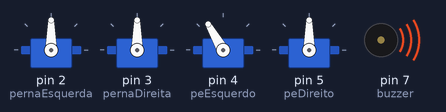
This sketch was run on a simulated Arduino Uno, built with avr-gcc and run on an emulated ATmega328P. On the bench: 4 × servo, buzzer (waves = sounding).

Above: at 2.05 s.
At 2.85 s:
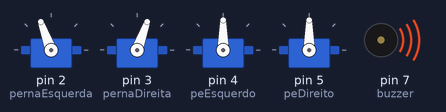
At 3.6 s:
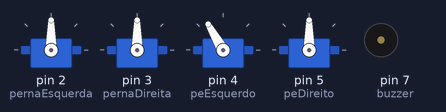
At 5.45 s:
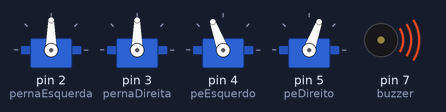
At 7.15 s:
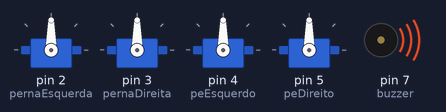
At 8.9 s:
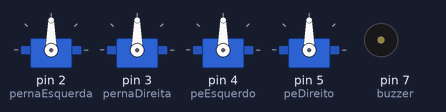
Timing chart, 0 to 9.9 s (numbered marks = the images above):
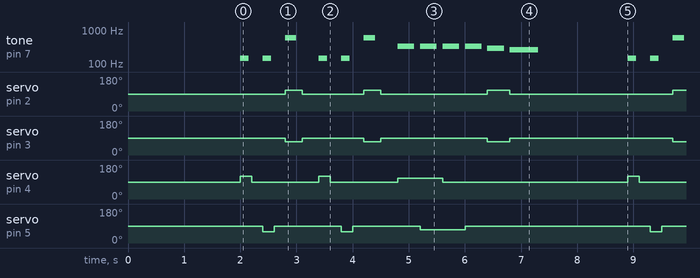

Measured:
- by itself, servo on pin 2 (pernaEsquerda): repeats every 6.9 s: 90° 1.1 s, 110° 0.30 s, 90° 1.9 s, 110° 0.40 s, 90° 2.9 s, 110° 0.30 s
- by itself, servo on pin 3 (pernaDireita): repeats every 6.9 s: 90° 1.1 s, 70° 0.30 s, 90° 1.9 s, 70° 0.40 s, 90° 2.9 s, 70° 0.30 s
- by itself, servo on pin 4 (peEsquerdo): repeats every 6.9 s: 90° 1.2 s, 120° 0.20 s, 90° 1.2 s, 110° 0.80 s, 90° 3.3 s, 120° 0.20 s
- by itself, servo on pin 5 (peDireito): repeats every 6.9 s: 90° 1.2 s, 60° 0.20 s, 90° 1.2 s, 70° 0.80 s, 90° 3.3 s, 60° 0.20 s
- by itself, tone on pin 7 (buzzer): plays 150 Hz for 0.15 s, 150 Hz for 0.15 s, 600 Hz for 0.20 s, 150 Hz for 0.15 s, 150 Hz for 0.15 s, 600 Hz for 0.20 s … (68 notes in this stretch)

The sketch:

Otto_dan_arino.ino
```cpp
#include <Servo.h>

// Pinos dos motores
Servo pernaEsquerda; // Pino 2
Servo pernaDireita;  // Pino 3
Servo peEsquerdo;    // Pino 4
Servo peDireito;     // Pino 5

// Pino do som
const int buzzer = 7;

// Frequências para o ritmo e melodia
#define BUM 150       // Som grave simulando a batida do pé no chão
#define CLAP 600      // Som agudo simulando a palma
#define NOTA_MI 330
#define NOTA_RE 294
#define NOTA_DO 261

void setup() {
  pernaEsquerda.attach(2);
  pernaDireita.attach(3);
  peEsquerdo.attach(4);
  peDireito.attach(5);
  pinMode(buzzer, OUTPUT);

  // Centraliza o robô antes de começar o show
  centralizar();
  delay(2000);
}

void loop() {
  // Faz o ritmo famoso: Tum, Tum, Pá! (Repete 2 vezes)
  batidaRock();
  batidaRock();

  // Toca o refrão enquanto mexe o corpo
  tocarMelodia();

  delay(1500); // Pausa para os aplausos antes de repetir
}

// --- FUNÇÕES DE MOVIMENTO E SOM ---

void centralizar() {
  pernaEsquerda.write(90);
  pernaDireita.write(90);
  peEsquerdo.write(90);
  peDireito.write(90);
}

void batidaRock() {
  // PISA O PÉ ESQUERDO (BUM)
  peEsquerdo.write(120); // Levanta
  tone(buzzer, BUM, 150);
  delay(200);
  peEsquerdo.write(90);  // Pisa
  delay(200);

  // PISA O PÉ DIREITO (BUM)
  peDireito.write(60);   // Levanta
  tone(buzzer, BUM, 150);
  delay(200);
  peDireito.write(90);   // Pisa
  delay(200);

  // PALMA (CLAP) - O robô abre e fecha as pernas
  pernaEsquerda.write(110);
  pernaDireita.write(70);
  tone(buzzer, CLAP, 200);
  delay(300);

  // Volta ao centro
  centralizar();
  delay(300);
}

void tocarMelodia() {
  // "We will, we will..."
  peEsquerdo.write(110);
  tone(buzzer, NOTA_MI, 300);
  delay(400);

  peDireito.write(70);
  tone(buzzer, NOTA_MI, 300);
  delay(400);

  peEsquerdo.write(90);
  tone(buzzer, NOTA_MI, 300);
  delay(400);

  peDireito.write(90);
  tone(buzzer, NOTA_MI, 300);
  delay(400);

  // "Rock..." (Robô balança)
  pernaEsquerda.write(110);
  pernaDireita.write(70);
  tone(buzzer, NOTA_RE, 300);
  delay(400);

  // "...You!" (Robô volta ao centro)
  centralizar();
  tone(buzzer, NOTA_DO, 500);
  delay(600);
}
```
